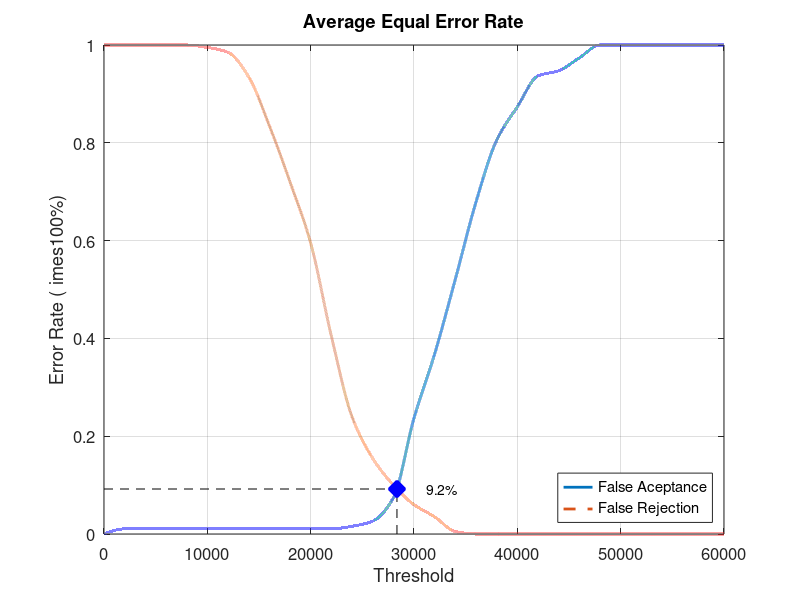
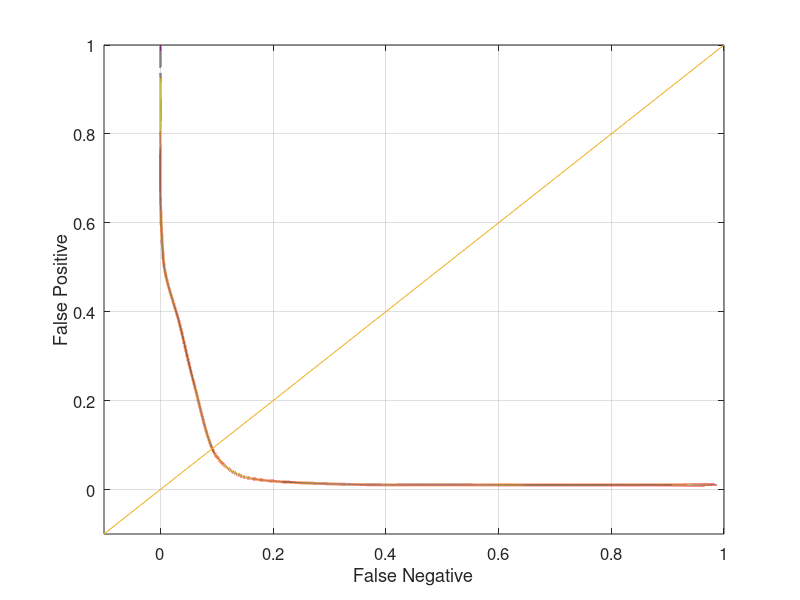

MATLAB code for these plots, in order:
close all;
clear;
clc;
x = 0:2000:60000;
xq = 0:0.5:60000;

y0 = [0 0.0105263 0.0105263 0.0105263 0.0105263 0.0105263 0.0105263 0.0105263 0.0105263 0.0105263 0.0105263 0.0105263 0.0157895 0.0263158 0.0736842 0.236842 0.368421 0.521053 0.678947 0.805263 0.873684 0.936842 0.947368 0.973684 1 1 1 1 1 1 1]
yy0 = interp1(x, y0, xq, 'pchip');
y1 = [1 1 1 1 1 0.995 0.985 0.935 0.835 0.72 0.595 0.405 0.24 0.155 0.1 0.06 0.035 0.005 0 0 0 0 0 0 0 0 0 0 0 0 0]
yy1 = interp1(x, y1, xq, 'pchip');

% Calculating EER: 
y2 = abs(y0 - y1);
find(y2 == min(y2))
yy2 = abs(yy0 - yy1);
xEER = find(yy2 == min(yy2));
xEERIndex = xq(xEER) % X-axis EER
yEER = yy0(xEER) % Y-axis EER

main = figure
plot(xq, yy0,'-','LineWidth', 2);	hold on
plot(xq, yy1,'--','LineWidth', 2);	hold on
plot([xEERIndex xEERIndex], [0 yEER], 'k--');	hold on
plot([0 xEERIndex], [yEER yEER], 'k--');	hold on
plot(xEERIndex, yEER, 'bx', 'LineWidth', 10);	hold on
text(xEERIndex + 10 * xEERIndex / 100, yEER, [num2str(round((10000 * yEER)) / 100) '%'])
legend('False Aceptance', 'False Rejection', 'Location', 'SouthEast')
xlabel('Threshold')
ylabel('Error Rate (	imes100%)')
title('Average Equal Error Rate')
set(gca, 'FontSize', 12)
axis([0 60000 0 1])
grid on

print(main, 'Database3_1Main', '-dpng');
FNRxFPR = figure('Color', [1 1 1]);
plot(yy1, yy0, '-', yy1, yy0, 'LineWidth', 2);
hold on
y = -0.1:0.1:1
plot(y, y); 
set(gca, 'FontSize', 12)
xlabel('False Negative')
ylabel('False Positive')
axis([-0.1 1 -0.1 1])
set(gca, 'FontSize', 12)
grid on

print(FNRxFPR, 'Database3_1FNRxFPR','-dpng');
